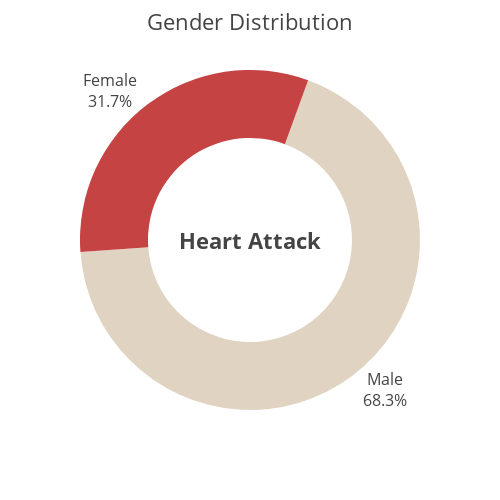

Here is the notebook cell this chart was saved with:
### Code cell
# Empty Pie Visualization

# Create a dictionary to map numerical values to text labels
sex_labels = {1: 'Male', 0: 'Female'}

# Create a new column in the heart dataframe with text labels
heart['sex_text'] = heart['sex'].map(sex_labels)


fig = px.pie(heart,
            names= "sex_text",
            template= "presentation",
            hole= 0.6,
            color_discrete_sequence=['#e1d3c1', '#c64343']
            )
# layout
fig.update_layout(title_text='Gender Distribution',
                  title_x=0.5,
                  font=dict(size=16),
                  autosize=False,
                  width=500,
                  height=500,
                  showlegend=False)

fig.add_annotation(dict(x=0.5, y=0.5,  align='center',
                        #xref = "paper", yref = "paper",
                        showarrow = False, font_size=22,
                        #text="<span style='font-size: 26px; color=#000; font-family:Georgia'>Gender<br></span>"))
                        text="<b>Heart Attack</b>"))
fig.update_traces(textposition='outside',  textinfo='percent+label', rotation=20)
fig.show()

### Figure 1 — Plotly figure (JSON) as saved in the notebook; plotly's stock layout.template omitted (floating-point values rounded to 4 significant figures; data arrays with more than 128 entries replaced by an {"elided": "..."} marker saying what was removed)
{"data": [{"domain": {"x": [0, 1], "y": [0, 1]}, "hole": 0.6, "hovertemplate": "sex_text=%{label}<extra></extra>", "labels": {"elided": "303 str values"}, "legendgroup": "", "name": "", "rotation": 20, "showlegend": true, "textinfo": "percent+label", "textposition": "outside", "type": "pie"}], "layout": {"annotations": [{"align": "center", "font": {"size": 22}, "showarrow": false, "text": "<b>Heart Attack</b>", "x": 0.5, "y": 0.5}], "autosize": false, "font": {"size": 16}, "height": 500, "legend": {"tracegroupgap": 0}, "margin": {"t": 60}, "piecolorway": ["#e1d3c1", "#c64343"], "showlegend": false, "title": {"text": "Gender Distribution", "x": 0.5}, "width": 500}}
